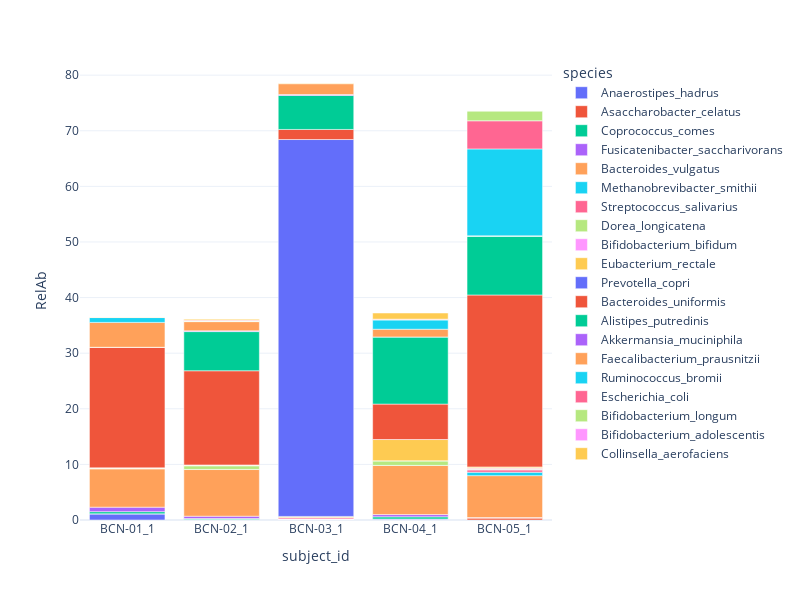

Notebook code cell kept with this figure:
### Code cell
bar_df = df.melt(id_vars = ['subject_id', 'country', 'gender', 'age_category', 'BMI', 'PFS12'], value_name = 'RelAb', 
           var_name = 'species')
fig = px.bar(bar_df[bar_df.subject_id.isin(df.subject_id.unique()[0:5])], x="subject_id", y="RelAb", color="species",
             template='plotly_white',
             hover_data =['gender', 'age_category'], width=800, height=600,
             )
fig.show()

### Figure 1 — Plotly figure (JSON) as saved in the notebook; plotly's stock layout.template omitted (floating-point values rounded to 4 significant figures)
{"data": [{"alignmentgroup": "True", "customdata": [["male", "adult"], ["female", "adult"], ["female", "senior"], ["male", "adult"], ["male", "senior"]], "hovertemplate": "species=Anaerostipes_hadrus<br>subject_id=%{x}<br>RelAb=%{y}<br>gender=%{customdata[0]}<br>age_category=%{customdata[1]}<extra></extra>", "legendgroup": "Anaerostipes_hadrus", "marker": {"color": "#636efa", "pattern": {"shape": ""}}, "name": "Anaerostipes_hadrus", "offsetgroup": "Anaerostipes_hadrus", "orientation": "v", "showlegend": true, "textposition": "auto", "type": "bar", "x": ["BCN-01_1", "BCN-02_1", "BCN-03_1", "BCN-04_1", "BCN-05_1"], "xaxis": "x", "y": [1.108, 0.07957, 0.06803, 0.1773, 0], "yaxis": "y"}, {"alignmentgroup": "True", "customdata": [["male", "adult"], ["female", "adult"], ["female", "senior"], ["male", "adult"], ["male", "senior"]], "hovertemplate": "species=Asaccharobacter_celatus<br>subject_id=%{x}<br>RelAb=%{y}<br>gender=%{customdata[0]}<br>age_category=%{customdata[1]}<extra></extra>", "legendgroup": "Asaccharobacter_celatus", "marker": {"color": "#EF553B", "pattern": {"shape": ""}}, "name": "Asaccharobacter_celatus", "offsetgroup": "Asaccharobacter_celatus", "orientation": "v", "showlegend": true, "textposition": "auto", "type": "bar", "x": ["BCN-01_1", "BCN-02_1", "BCN-03_1", "BCN-04_1", "BCN-05_1"], "xaxis": "x", "y": [0, 0.02697, 0, 0, 0.3833], "yaxis": "y"}, {"alignmentgroup": "True", "customdata": [["male", "adult"], ["female", "adult"], ["female", "senior"], ["male", "adult"], ["male", "senior"]], "hovertemplate": "species=Coprococcus_comes<br>subject_id=%{x}<br>RelAb=%{y}<br>gender=%{customdata[0]}<br>age_category=%{customdata[1]}<extra></extra>", "legendgroup": "Coprococcus_comes", "marker": {"color": "#00cc96", "pattern": {"shape": ""}}, "name": "Coprococcus_comes", "offsetgroup": "Coprococcus_comes", "orientation": "v", "showlegend": true, "textposition": "auto", "type": "bar", "x": ["BCN-01_1", "BCN-02_1", "BCN-03_1", "BCN-04_1", "BCN-05_1"], "xaxis": "x", "y": [0.3913, 0.1588, 0.0529, 0.3953, 0], "yaxis": "y"}, {"alignmentgroup": "True", "customdata": [["male", "adult"], ["female", "adult"], ["female", "senior"], ["male", "adult"], ["male", "senior"]], "hovertemplate": "species=Fusicatenibacter_saccharivorans<br>subject_id=%{x}<br>RelAb=%{y}<br>gender=%{customdata[0]}<br>age_category=%{customdata[1]}<extra></extra>", "legendgroup": "Fusicatenibacter_saccharivorans", "marker": {"color": "#ab63fa", "pattern": {"shape": ""}}, "name": "Fusicatenibacter_saccharivorans", "offsetgroup": "Fusicatenibacter_saccharivorans", "orientation": "v", "showlegend": true, "textposition": "auto", "type": "bar", "x": ["BCN-01_1", "BCN-02_1", "BCN-03_1", "BCN-04_1", "BCN-05_1"], "xaxis": "x", "y": [0.8079, 0.4203, 0.04999, 0.4041, 0.05267], "yaxis": "y"}, {"alignmentgroup": "True", "customdata": [["male", "adult"], ["female", "adult"], ["female", "senior"], ["male", "adult"], ["male", "senior"]], "hovertemplate": "species=Bacteroides_vulgatus<br>subject_id=%{x}<br>RelAb=%{y}<br>gender=%{customdata[0]}<br>age_category=%{customdata[1]}<extra></extra>", "legendgroup": "Bacteroides_vulgatus", "marker": {"color": "#FFA15A", "pattern": {"shape": ""}}, "name": "Bacteroides_vulgatus", "offsetgroup": "Bacteroides_vulgatus", "orientation": "v", "showlegend": true, "textposition": "auto", "type": "bar", "x": ["BCN-01_1", "BCN-02_1", "BCN-03_1", "BCN-04_1", "BCN-05_1"], "xaxis": "x", "y": [6.929, 8.393, 0, 8.847, 7.542], "yaxis": "y"}, {"alignmentgroup": "True", "customdata": [["male", "adult"], ["female", "adult"], ["female", "senior"], ["male", "adult"], ["male", "senior"]], "hovertemplate": "species=Methanobrevibacter_smithii<br>subject_id=%{x}<br>RelAb=%{y}<br>gender=%{customdata[0]}<br>age_category=%{customdata[1]}<extra></extra>", "legendgroup": "Methanobrevibacter_smithii", "marker": {"color": "#19d3f3", "pattern": {"shape": ""}}, "name": "Methanobrevibacter_smithii", "offsetgroup": "Methanobrevibacter_smithii", "orientation": "v", "showlegend": true, "textposition": "auto", "type": "bar", "x": ["BCN-01_1", "BCN-02_1", "BCN-03_1", "BCN-04_1", "BCN-05_1"], "xaxis": "x", "y": [0, 0.01656, 0, 0, 0.6165], "yaxis": "y"}, {"alignmentgroup": "True", "customdata": [["male", "adult"], ["female", "adult"], ["female", "senior"], ["male", "adult"], ["male", "senior"]], "hovertemplate": "species=Streptococcus_salivarius<br>subject_id=%{x}<br>RelAb=%{y}<br>gender=%{customdata[0]}<br>age_category=%{customdata[1]}<extra></extra>", "legendgroup": "Streptococcus_salivarius", "marker": {"color": "#FF6692", "pattern": {"shape": ""}}, "name": "Streptococcus_salivarius", "offsetgroup": "Streptococcus_salivarius", "orientation": "v", "showlegend": true, "textposition": "auto", "type": "bar", "x": ["BCN-01_1", "BCN-02_1", "BCN-03_1", "BCN-04_1", "BCN-05_1"], "xaxis": "x", "y": [0, 0.00405, 0.2296, 0, 0.4109], "yaxis": "y"}, {"alignmentgroup": "True", "customdata": [["male", "adult"], ["female", "adult"], ["female", "senior"], ["male", "adult"], ["male", "senior"]], "hovertemplate": "species=Dorea_longicatena<br>subject_id=%{x}<br>RelAb=%{y}<br>gender=%{customdata[0]}<br>age_category=%{customdata[1]}<extra></extra>", "legendgroup": "Dorea_longicatena", "marker": {"color": "#B6E880", "pattern": {"shape": ""}}, "name": "Dorea_longicatena", "offsetgroup": "Dorea_longicatena", "orientation": "v", "showlegend": true, "textposition": "auto", "type": "bar", "x": ["BCN-01_1", "BCN-02_1", "BCN-03_1", "BCN-04_1", "BCN-05_1"], "xaxis": "x", "y": [0.07567, 0.6583, 0.03822, 0.8233, 0.09959], "yaxis": "y"}, {"alignmentgroup": "True", "customdata": [["male", "adult"], ["female", "adult"], ["female", "senior"], ["male", "adult"], ["male", "senior"]], "hovertemplate": "species=Bifidobacterium_bifidum<br>subject_id=%{x}<br>RelAb=%{y}<br>gender=%{customdata[0]}<br>age_category=%{customdata[1]}<extra></extra>", "legendgroup": "Bifidobacterium_bifidum", "marker": {"color": "#FF97FF", "pattern": {"shape": ""}}, "name": "Bifidobacterium_bifidum", "offsetgroup": "Bifidobacterium_bifidum", "orientation": "v", "showlegend": true, "textposition": "auto", "type": "bar", "x": ["BCN-01_1", "BCN-02_1", "BCN-03_1", "BCN-04_1", "BCN-05_1"], "xaxis": "x", "y": [0, 0.02668, 0.03016, 0, 0.1948], "yaxis": "y"}, {"alignmentgroup": "True", "customdata": [["male", "adult"], ["female", "adult"], ["female", "senior"], ["male", "adult"], ["male", "senior"]], "hovertemplate": "species=Eubacterium_rectale<br>subject_id=%{x}<br>RelAb=%{y}<br>gender=%{customdata[0]}<br>age_category=%{customdata[1]}<extra></extra>", "legendgroup": "Eubacterium_rectale", "marker": {"color": "#FECB52", "pattern": {"shape": ""}}, "name": "Eubacterium_rectale", "offsetgroup": "Eubacterium_rectale", "orientation": "v", "showlegend": true, "textposition": "auto", "type": "bar", "x": ["BCN-01_1", "BCN-02_1", "BCN-03_1", "BCN-04_1", "BCN-05_1"], "xaxis": "x", "y": [0.0679, 0.1167, 0.1759, 3.824, 0.2432], "yaxis": "y"}, {"alignmentgroup": "True", "customdata": [["male", "adult"], ["female", "adult"], ["female", "senior"], ["male", "adult"], ["male", "senior"]], "hovertemplate": "species=Prevotella_copri<br>subject_id=%{x}<br>RelAb=%{y}<br>gender=%{customdata[0]}<br>age_category=%{customdata[1]}<extra></extra>", "legendgroup": "Prevotella_copri", "marker": {"color": "#636efa", "pattern": {"shape": ""}}, "name": "Prevotella_copri", "offsetgroup": "Prevotella_copri", "orientation": "v", "showlegend": true, "textposition": "auto", "type": "bar", "x": ["BCN-01_1", "BCN-02_1", "BCN-03_1", "BCN-04_1", "BCN-05_1"], "xaxis": "x", "y": [0, 0, 67.78, 0, 0], "yaxis": "y"}, {"alignmentgroup": "True", "customdata": [["male", "adult"], ["female", "adult"], ["female", "senior"], ["male", "adult"], ["male", "senior"]], "hovertemplate": "species=Bacteroides_uniformis<br>subject_id=%{x}<br>RelAb=%{y}<br>gender=%{customdata[0]}<br>age_category=%{customdata[1]}<extra></extra>", "legendgroup": "Bacteroides_uniformis", "marker": {"color": "#EF553B", "pattern": {"shape": ""}}, "name": "Bacteroides_uniformis", "offsetgroup": "Bacteroides_uniformis", "orientation": "v", "showlegend": true, "textposition": "auto", "type": "bar", "x": ["BCN-01_1", "BCN-02_1", "BCN-03_1", "BCN-04_1", "BCN-05_1"], "xaxis": "x", "y": [21.67, 16.94, 1.813, 6.374, 30.92], "yaxis": "y"}, {"alignmentgroup": "True", "customdata": [["male", "adult"], ["female", "adult"], ["female", "senior"], ["male", "adult"], ["male", "senior"]], "hovertemplate": "species=Alistipes_putredinis<br>subject_id=%{x}<br>RelAb=%{y}<br>gender=%{customdata[0]}<br>age_category=%{customdata[1]}<extra></extra>", "legendgroup": "Alistipes_putredinis", "marker": {"color": "#00cc96", "pattern": {"shape": ""}}, "name": "Alistipes_putredinis", "offsetgroup": "Alistipes_putredinis", "orientation": "v", "showlegend": true, "textposition": "auto", "type": "bar", "x": ["BCN-01_1", "BCN-02_1", "BCN-03_1", "BCN-04_1", "BCN-05_1"], "xaxis": "x", "y": [0.01142, 7.044, 6.108, 12.08, 10.59], "yaxis": "y"}, {"alignmentgroup": "True", "customdata": [["male", "adult"], ["female", "adult"], ["female", "senior"], ["male", "adult"], ["male", "senior"]], "hovertemplate": "species=Akkermansia_muciniphila<br>subject_id=%{x}<br>RelAb=%{y}<br>gender=%{customdata[0]}<br>age_category=%{customdata[1]}<extra></extra>", "legendgroup": "Akkermansia_muciniphila", "marker": {"color": "#ab63fa", "pattern": {"shape": ""}}, "name": "Akkermansia_muciniphila", "offsetgroup": "Akkermansia_muciniphila", "orientation": "v", "showlegend": true, "textposition": "auto", "type": "bar", "x": ["BCN-01_1", "BCN-02_1", "BCN-03_1", "BCN-04_1", "BCN-05_1"], "xaxis": "x", "y": [0, 0.1348, 0.1642, 0, 0], "yaxis": "y"}, {"alignmentgroup": "True", "customdata": [["male", "adult"], ["female", "adult"], ["female", "senior"], ["male", "adult"], ["male", "senior"]], "hovertemplate": "species=Faecalibacterium_prausnitzii<br>subject_id=%{x}<br>RelAb=%{y}<br>gender=%{customdata[0]}<br>age_category=%{customdata[1]}<extra></extra>", "legendgroup": "Faecalibacterium_prausnitzii", "marker": {"color": "#FFA15A", "pattern": {"shape": ""}}, "name": "Faecalibacterium_prausnitzii", "offsetgroup": "Faecalibacterium_prausnitzii", "orientation": "v", "showlegend": true, "textposition": "auto", "type": "bar", "x": ["BCN-01_1", "BCN-02_1", "BCN-03_1", "BCN-04_1", "BCN-05_1"], "xaxis": "x", "y": [4.47, 1.66, 1.971, 1.383, 0.0458], "yaxis": "y"}, {"alignmentgroup": "True", "customdata": [["male", "adult"], ["female", "adult"], ["female", "senior"], ["male", "adult"], ["male", "senior"]], "hovertemplate": "species=Ruminococcus_bromii<br>subject_id=%{x}<br>RelAb=%{y}<br>gender=%{customdata[0]}<br>age_category=%{customdata[1]}<extra></extra>", "legendgroup": "Ruminococcus_bromii", "marker": {"color": "#19d3f3", "pattern": {"shape": ""}}, "name": "Ruminococcus_bromii", "offsetgroup": "Ruminococcus_bromii", "orientation": "v", "showlegend": true, "textposition": "auto", "type": "bar", "x": ["BCN-01_1", "BCN-02_1", "BCN-03_1", "BCN-04_1", "BCN-05_1"], "xaxis": "x", "y": [0.8711, 0.07198, 0, 1.714, 15.63], "yaxis": "y"}, {"alignmentgroup": "True", "customdata": [["male", "adult"], ["female", "adult"], ["female", "senior"], ["male", "adult"], ["male", "senior"]], "hovertemplate": "species=Escherichia_coli<br>subject_id=%{x}<br>RelAb=%{y}<br>gender=%{customdata[0]}<br>age_category=%{customdata[1]}<extra></extra>", "legendgroup": "Escherichia_coli", "marker": {"color": "#FF6692", "pattern": {"shape": ""}}, "name": "Escherichia_coli", "offsetgroup": "Escherichia_coli", "orientation": "v", "showlegend": true, "textposition": "auto", "type": "bar", "x": ["BCN-01_1", "BCN-02_1", "BCN-03_1", "BCN-04_1", "BCN-05_1"], "xaxis": "x", "y": [0.03334, 0, 0.02288, 0, 5.058], "yaxis": "y"}, {"alignmentgroup": "True", "customdata": [["male", "adult"], ["female", "adult"], ["female", "senior"], ["male", "adult"], ["male", "senior"]], "hovertemplate": "species=Bifidobacterium_longum<br>subject_id=%{x}<br>RelAb=%{y}<br>gender=%{customdata[0]}<br>age_category=%{customdata[1]}<extra></extra>", "legendgroup": "Bifidobacterium_longum", "marker": {"color": "#B6E880", "pattern": {"shape": ""}}, "name": "Bifidobacterium_longum", "offsetgroup": "Bifidobacterium_longum", "orientation": "v", "showlegend": true, "textposition": "auto", "type": "bar", "x": ["BCN-01_1", "BCN-02_1", "BCN-03_1", "BCN-04_1", "BCN-05_1"], "xaxis": "x", "y": [0, 0.01587, 0.0034, 0.01074, 1.8], "yaxis": "y"}, {"alignmentgroup": "True", "customdata": [["male", "adult"], ["female", "adult"], ["female", "senior"], ["male", "adult"], ["male", "senior"]], "hovertemplate": "species=Bifidobacterium_adolescentis<br>subject_id=%{x}<br>RelAb=%{y}<br>gender=%{customdata[0]}<br>age_category=%{customdata[1]}<extra></extra>", "legendgroup": "Bifidobacterium_adolescentis", "marker": {"color": "#FF97FF", "pattern": {"shape": ""}}, "name": "Bifidobacterium_adolescentis", "offsetgroup": "Bifidobacterium_adolescentis", "orientation": "v", "showlegend": true, "textposition": "auto", "type": "bar", "x": ["BCN-01_1", "BCN-02_1", "BCN-03_1", "BCN-04_1", "BCN-05_1"], "xaxis": "x", "y": [0, 0.1638, 0.00095, 0.09001, 0], "yaxis": "y"}, {"alignmentgroup": "True", "customdata": [["male", "adult"], ["female", "adult"], ["female", "senior"], ["male", "adult"], ["male", "senior"]], "hovertemplate": "species=Collinsella_aerofaciens<br>subject_id=%{x}<br>RelAb=%{y}<br>gender=%{customdata[0]}<br>age_category=%{customdata[1]}<extra></extra>", "legendgroup": "Collinsella_aerofaciens", "marker": {"color": "#FECB52", "pattern": {"shape": ""}}, "name": "Collinsella_aerofaciens", "offsetgroup": "Collinsella_aerofaciens", "orientation": "v", "showlegend": true, "textposition": "auto", "type": "bar", "x": ["BCN-01_1", "BCN-02_1", "BCN-03_1", "BCN-04_1", "BCN-05_1"], "xaxis": "x", "y": [0.05024, 0.1904, 0.08099, 1.103, 0], "yaxis": "y"}], "layout": {"barmode": "relative", "height": 600, "legend": {"title": {"text": "species"}, "tracegroupgap": 0}, "margin": {"t": 60}, "width": 800, "xaxis": {"anchor": "y", "domain": [0, 1], "title": {"text": "subject_id"}}, "yaxis": {"anchor": "x", "domain": [0, 1], "title": {"text": "RelAb"}}}}
